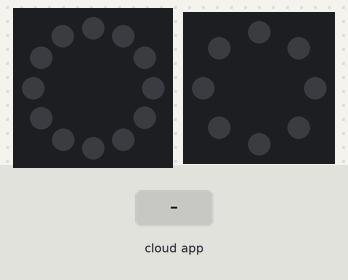
A program run on a simulated ESP8266 (Wemos D1 mini). Parts: 12 RGB LEDs in a ring, first at the top, clockwise, 8 RGB LEDs in a ring, first at the top, clockwise. The test bench sets the inputs (shaded band). Dim RGB values are drawn brighter than linear; WiFi joins after 1.5 s; servers stay silent unless stated; what the program prints to the serial monitor is not drawn.

Above: at 2.7 s.
2.8 s: the phone or cloud app sets Ring to 1
At 3.7 s:
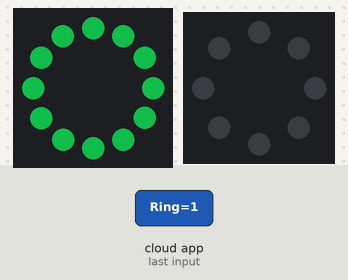
4.3 s: the phone or cloud app sets Strip to 1
At 4.8 s:
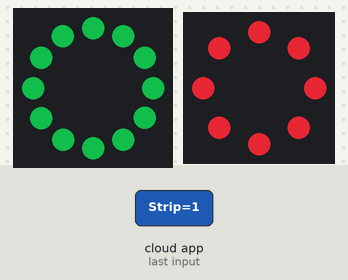
5.8 s: the phone or cloud app sets Ring to 0
At 7.0 s:
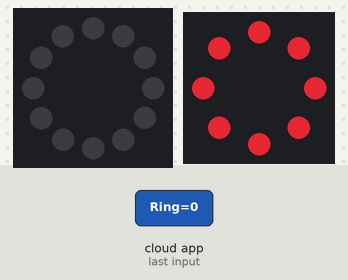
7.3 s: the phone or cloud app sets Strip to 0
At 8.3 s:
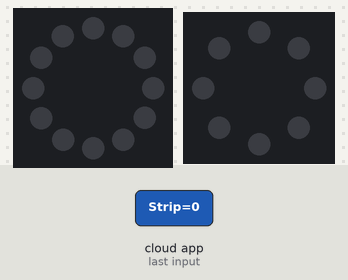
Timing chart, 0 to 9.8 s (numbered marks = the images above; inputs shaded):
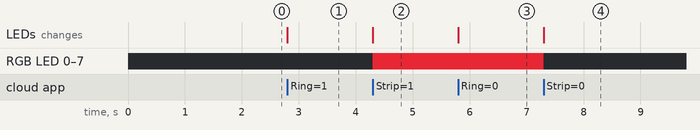

The program:

main.cpp
```cpp
#include <Arduino.h>

#include <ESP8266WiFi.h>
#include <ESPAsyncTCP.h>
#include <fauxmoESP.h>
#include <Adafruit_NeoPixel.h>

#define PIN D2
#define PIN_STRIP D1
#define NUM_LEDS 12
#define NUM_LEDS_STRIP 8

const char* ssid = "xxxx";
const char* password = "nnnnn";

fauxmoESP fauxmo;

// LEDS
Adafruit_NeoPixel pixelsRing(NUM_LEDS, PIN, NEO_GRB + NEO_KHZ800);
Adafruit_NeoPixel pixelsStrip(NUM_LEDS_STRIP, PIN_STRIP, NEO_GRB + NEO_KHZ800);

void turnOffRing() {
  pixelsRing.fill();
  pixelsRing.show();
}


void turnOffStrip() {
  pixelsStrip.fill();
  pixelsStrip.show();
}

void setRingColor(int r, int g, int b) {
  for (int i=0; i < NUM_LEDS; i++)
    pixelsRing.setPixelColor(i, pixelsRing.Color(r,g,b));

  pixelsRing.show();
}

void setStripColor(int r, int g, int b) {
  pixelsStrip.fill(pixelsStrip.Color(r,g,b));
  pixelsStrip.show();
}

boolean connectWifi() {
  // Let us connect to WiFi
  WiFi.begin(ssid, password);

  while (WiFi.status() != WL_CONNECTED) {
    delay(500);
    Serial.print(".");
  }

  Serial.println(".......");
  Serial.println("WiFi Connected....IP Address:");
  Serial.println(WiFi.localIP());

  return true;
}

void setup() {
  Serial.begin(115200);
  pixelsRing.setBrightness(200);
  pixelsRing.begin();
  pixelsStrip.begin();


  if (connectWifi()) {
    // Setup fauxmo
    Serial.println("Adding LED device");
     fauxmo.setPort(80);
     fauxmo.enable(true);
     fauxmo.addDevice("Ring");
     fauxmo.addDevice("Strip");

     fauxmo.onSetState([](unsigned char device_id, const char * device_name, bool state, unsigned char value) {
       Serial.print("Device name:");
       Serial.println(device_name);
       if (strcmp(device_name, "Ring") == 0) {
          Serial.print("Ring status:");
          Serial.print(state);
          Serial.println("");
          // Set RGB Color
          if (state)
             setRingColor(10,100,40);
          else
             turnOffRing();
       }
       else if (strcmp(device_name, "Strip") == 0) {
         Serial.print("Strip status:");
          Serial.print(state);
          Serial.println("");
          // Set RGB Color
          if (state)
             setStripColor(180,30,40);
          else
             turnOffStrip();
       }
     });
   }
 }


void loop() {
  fauxmo.handle();
}
```

Measured:
- after the input at 2.8 s, the LEDs: change at once (image 1)
- after the input at 4.3 s, RGB LED 0–7: off → RGB(180, 30, 40) at once; the LEDs: change at once (image 2)
- after the input at 5.8 s, the LEDs: change at once (image 3)
- after the input at 7.3 s, RGB LED 0–7: RGB(180, 30, 40) → off at once; the LEDs: change at once (image 4)
